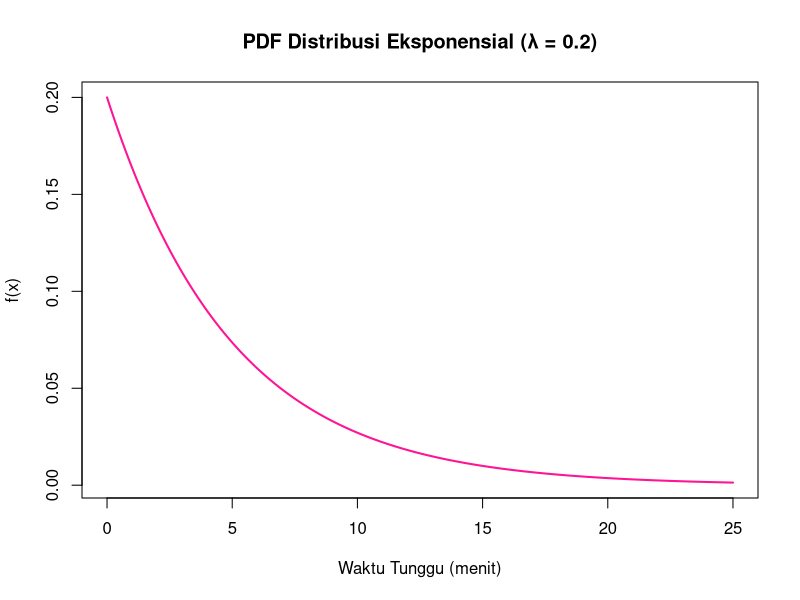
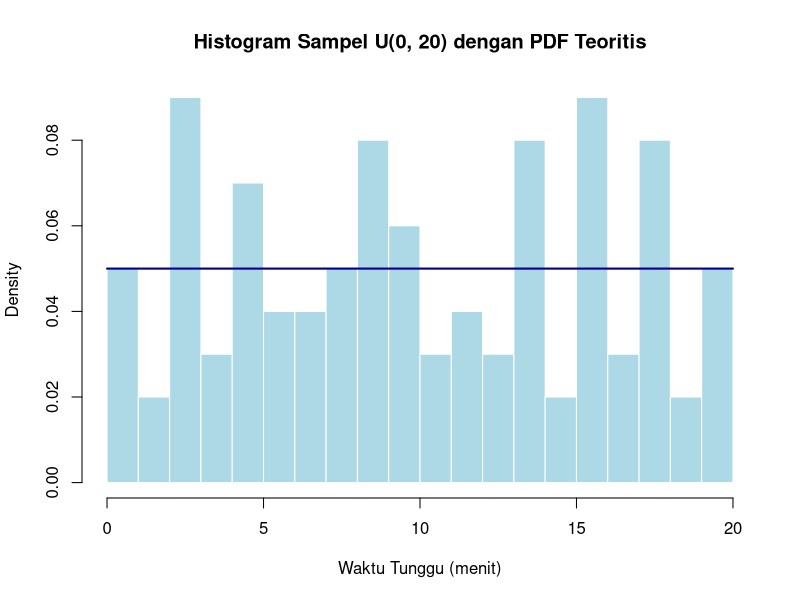
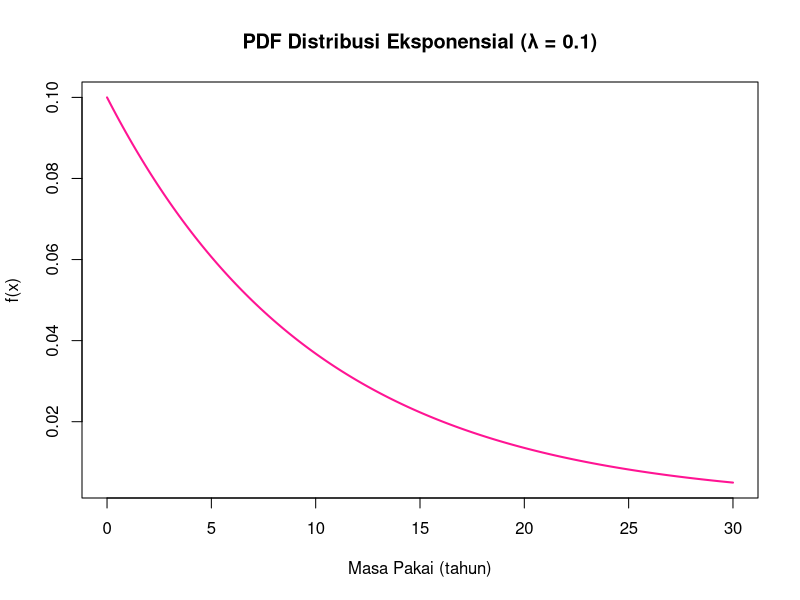
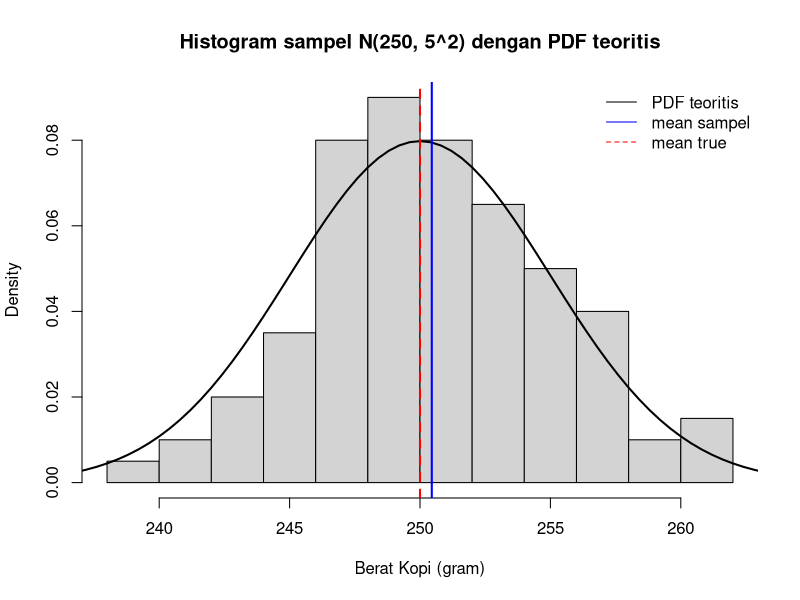

The R script that drew these images, in order:
# 1. Rata-rata waktu tunggu mu = 5 menit. Berapa peluang P(X > 5)?

#Diketahui:
mu <- 5
lambda <- 1/mu

#Eksponensial dengan lambda = 0.2 
pexp(5, rate = lambda, lower.tail = FALSE)
1-pexp(5, rate = lambda) 

# Plot Grafik PDF Distribusi Eksponensial
x_dexp <- seq(0, 25, length.out = 200)
y_dexp <- dexp(x_dexp, rate = lambda)

plot(x_dexp, y_dexp, type = "l", col = "deeppink", lwd = 2,
     main = "PDF Distribusi Eksponensial (λ = 0.2)",
     xlab = "Waktu Tunggu (menit)", ylab = "f(x)")

#2. Kereta komuter tiba di stasiun secara acak antara pukul 07.00 hingga 07.20 (interval 20 menit). 
#   Berapakah ragam (varians) waktu tunggu penumpang?

# Uniform dengan interval [0, 20]
# Diketahui:
a <- 0
b <- 20  

# Varians Teoritis (Jawaban Soal Sebenarnya)
varians <- ((b - a)^2) / 12
varians

# Simulasi Sampel
set.seed(123)
n <- 100
x <- runif(n, min = a, max = b)

# Plot: histogram sampel + overlay PDF teoritis
hist(x, breaks = 15, probability = TRUE,
     main = "Histogram Sampel U(0, 20) dengan PDF Teoritis",
     xlab = "Waktu Tunggu (menit)", col = "lightblue", border = "white")
curve(dunif(x, min = a, max = b), from = a, to = b, add = TRUE, col = "darkblue", lwd = 2)

# Varians dari hasil simulasi (sebagai pembanding)
var(x) 

# 3. Masa pakai sensor suhu memiliki rata-rata mu = 10 tahun. 
#    Berapa peluang sensor tersebut rusak sebelum mencapai usia 5 tahun?

#Diketahui:
mu <- 10
lambda <- 1/mu

#Eksponensial dengan lambda = 0.1  
pexp(5, rate = lambda, lower.tail = TRUE)  
1-pexp(5, rate = lambda) 

# Plot Grafik PDF
x_dexp <- seq(0, 30, length.out = 200)
y_dexp <- dexp(x_dexp, rate = lambda)

plot(x_dexp, y_dexp, type = "l", col = "deeppink", lwd = 2,
     main = "PDF Distribusi Eksponensial (λ = 0.1)",
     xlab = "Masa Pakai (tahun)", ylab = "f(x)")

# 4. Berat bersih kemasan kopi menyebar normal dengan mu = 250 gram dan sigma = 5 gram. 
#    Kemasan dianggap underweight jika beratnya kurang dari 240 gram. 
#    Berapa proporsi produk yang tergolong underweight?

#Distribusi Normal
# Diketahui:
n <- 100
mu <- 250
sigma <- 5

# Peluang Teoritis Underweight P(X < 240)
pnorm(240, mean = mu, sd = sigma)

# Generate sampel
set.seed(123) 
x <- rnorm(n, mean = mu, sd = sigma)

# Plot: histogram + overlay PDF teoritis
hist(x, breaks = 15, probability = TRUE,
     main = "Histogram sampel N(250, 5^2) dengan PDF teoritis",
     xlab = "Berat Kopi (gram)")

curve(dnorm(x, mean = mu, sd = sigma), from = mu - 4*sigma, to = mu + 4*sigma, add = TRUE, lwd = 2)
abline(v = mean(x), col = "blue", lwd = 2)     # Mean sampel
abline(v = mu, col = "red", lwd = 2, lty = 2)   # Mean sebenarnya

legend("topright", legend = c("PDF teoritis", "mean sampel", "mean true"),
       lty = c(1, 1, 2), col = c("black", "blue", "red"), bty = "n")
